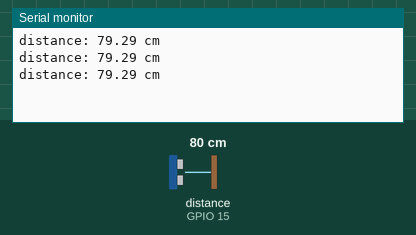
Simulated run of this sketch. Board: ESP32. Shown: the last lines printed to the serial monitor. Wiring (inferred from the names in the program): ultrasonic range finder: trigger GPIO 13; echo GPIO 15. Inputs (shaded band) come from the test bench; at power-on: distance to the obstacle (sensor on GPIO 15) 80 cm. The echo pulse lasts 58.3 µs per cm.

Above: at 1.3 s.
1.4 s: distance to the obstacle (sensor on GPIO 15) set to 2 cm
At 1.9 s:
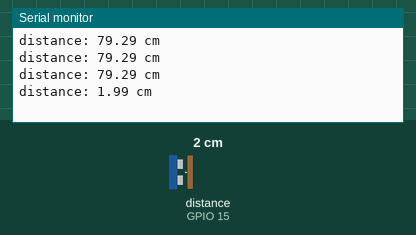
2.9 s: distance to the obstacle (sensor on GPIO 15) set to 4 cm
At 3.4 s:
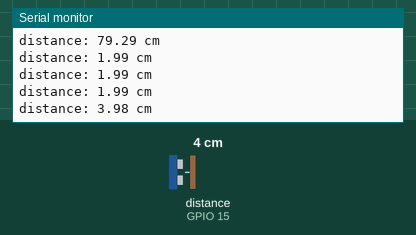
Timing chart, 0 to 5.9 s (numbered marks = the images above; inputs shaded):
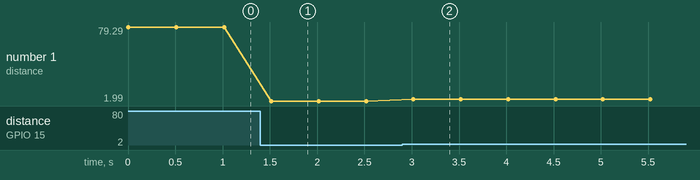

The sketch:

HC_SR04_esp8286_code.ino
```cpp
/*
 * This ESP32 code is created by esp32io.com
 *
 * This ESP32 code is released in the public domain
 *
 * For more detail (instruction and wiring diagram), visit https://esp32io.com/tutorials/esp32-ultrasonic-sensor
 */

#define TRIG_PIN 13 // ESP32 pin GPIO13(D7) connected to Ultrasonic Sensor's TRIG pin
#define ECHO_PIN 15 // ESP32 pin GPIO15(D8) connected to Ultrasonic Sensor's ECHO pin

float duration_us, distance_cm;

void setup() {
  // begin serial port
  Serial.begin (9600);

  // configure the trigger pin to output mode
  pinMode(TRIG_PIN, OUTPUT);
  // configure the echo pin to input mode
  pinMode(ECHO_PIN, INPUT);
}

void loop() {
  // generate 10-microsecond pulse to TRIG pin
  digitalWrite(TRIG_PIN, HIGH);
  delayMicroseconds(10);
  digitalWrite(TRIG_PIN, LOW);

  // measure duration of pulse from ECHO pin
  duration_us = pulseIn(ECHO_PIN, HIGH);

  // calculate the distance
  distance_cm = 0.017 * duration_us;

  // print the value to Serial Monitor
  Serial.print("distance: ");
  Serial.print(distance_cm);
  Serial.println(" cm");

  delay(500);
}
```

Measured:
- after the input at 1.4 s, the serial monitor: prints a new line after 0.12 s (image 1)
- after the input at 2.9 s, the serial monitor: prints a new line after 0.12 s (image 2)
- plotted number 1: 79.29 → 1.99 after the input at 1.4 s, 1.99 → 3.98 after the input at 2.9 s
